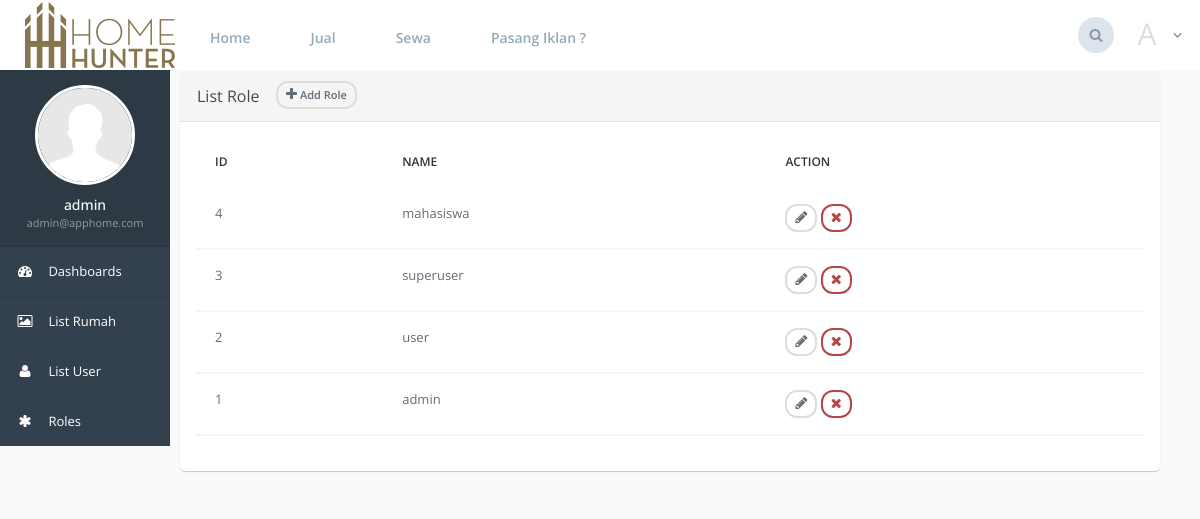
The page /index.php?page=views/admin/_index_role&get_id=1 (signed in) on the database its author committed.
### tables this page shows
CREATE TABLE `roles` (
  `id` int(11) NOT NULL,
  `name` varchar(20) NOT NULL,
  `created_at` timestamp NOT NULL DEFAULT CURRENT_TIMESTAMP,
  `updated_at` timestamp NOT NULL DEFAULT CURRENT_TIMESTAMP
);

### index.php (called while the page is built)
<?php
	include("header.php");
	if(isset($_GET['page'])){
		$page=$_GET['page'].".php";
	} else {
		$page='views/homes/index.php';
	}
	if(isset($_GET['get_id'])){
		$page=$_GET['page'].".php";
	}
	include($page);
	include ("footer.php");
?>

### views/admin/_index_role.php (the view, shortened to what this page needs)
<?php
    $id_user = $_SESSION['id'];
    $name = $_SESSION['name'];
    $email = $_SESSION['email'];
    $sql = "SELECT * FROM users where id=$id_user";
    $get_user =mysql_query($sql) or die("select data menu error :".mysql_error());
    $user =mysql_fetch_assoc($get_user);
?>
<div class="page-container">
<div class="page-sidebar" style="max-width: 170px;">
    <ul class="x-navigation" style="max-height: none; max-width: 170px;">
        <li class="xn-profile">
            <div class="profile">
                <div class="profile-image">
                    <?php
                        if ($user['img'] == null) {
                    ?>
                        <img src="assets/images/users/no-image.jpg"/>
                    <?php } else {?>
                        <img src="assets/user_files/<?php echo $user['id']; ?>/<?php echo $user['img']; ?>"/>
                    <?php } ?>
                </div>
                <div class="profile-data">
                    <div class="profile-data-name"><?php echo htmlspecialchars($name); ?></div>
                    <div class="profile-data-title"><?php echo htmlspecialchars($email); ?></div>
                </div>
            </div>
        </li>
        <li>
            <a href="index.php?page=views/admin/index&get_id=<?php echo $id_user; ?>"><span class="fa fa-dashboard"></span> <span class="xn-text">Dashboards</span></a>
        </li>
        <li>
            <a href="index.php?page=views/admin/_index_building&get_id=<?php echo $id_user; ?>"><span class="fa fa-image"></span> List Rumah</a>
        </li>
        <li>
            <a href="index.php?page=views/admin/_index_user&get_id=<?php echo $id_user; ?>"><span class="fa fa-user"></span> List User</a>
        </li>
        <li>
            <a href="index.php?page=views/admin/_index_role&get_id=<?php echo $id_user; ?>"><span class="fa fa-asterisk"></span> Roles</a>
        </li>
    </ul>
</div>
    <div class="page-content">
        <div class="row">
            <div class="col-md-10">
                <div class="panel panel-default">
                    <div class="panel-heading">
                        <h3 class="panel-title">List Role &nbsp; &nbsp;</h3>
                        <a href="index.php?page=views/roles/create&get_id=<?php echo $id_user; ?>"><button class="btn btn-default btn-rounded btn-condensed btn-sm"  data-toggle="tooltip" data-placement="right" title="" data-original-title="Add Role"><span class="fa fa-plus"></span> Add Role</button></a>
                    </div>
                    <div class="panel-body">
                        <div class="table-responsive">
                            <table class="table">
                                <thead>
                                    <tr>
                                        <th>id</th>
                                        <th>Name</th>
                                        <th>Action</th>
                                    </tr>
                                </thead>
                                <tbody>
                                    <?php
                                        if (isset($_GET['pages'])) {
                                            $page = $_GET['pages'];
                                        } else {
                                            $page = 1;
                                        }
                                        $no_of_records_per_page = 8;
                                        $offset = ($page-1) * $no_of_records_per_page;
                                        $sql ="SELECT * FROM roles ORDER BY id DESC LIMIT $offset, $no_of_records_per_page";
                                        $query =mysql_query($sql) or die("select data menu error :".mysql_error());
                                        $cek=mysql_num_rows($query);
                                        if ($cek == null) {
                                        ?>
                                        <tr>
                                            <td style="background-color: #FFF !important;">Data Kosong</td>
                                        </tr>
                                        <?php }else{
                                        while($record =mysql_fetch_array($query)){
                                    ?>
                                    <tr>
                                        <td style="background-color: #FFF !important; border-bottom: 2px solid #F5f5f5;"><?php echo $record['id'];?></td>
                                        <td style="background-color: #FFF !important; border-bottom: 2px solid #F5f5f5;"><?php echo htmlspecialchars($record['name']);?></td>
                                        <td style="background-color: #FFF !important; border-bottom: 2px solid #F5f5f5;">
                                            <a href="index.php?page=views/roles/edit&get_id=<?php echo $record['id']; ?>"><button class="btn btn-default btn-rounded btn-condensed btn-sm" data-toggle="tooltip" data-placement="right" title="" data-original-title="Edit Role"><span class="fa fa-pencil"></span></button></a>
                                            <a href="controller/rolesController.php?get_id=<?php echo $record['id']; ?>"><button class="btn btn-danger btn-rounded btn-condensed btn-sm" data-toggle="tooltip" data-placement="right" title="" data-original-title="Delete Role" onClick="delete_row('trow_1');"><span class="fa fa-times"></span></button></a>
                                        </td>
                                    </tr>
                                    <?php } } ?>
                                </tbody>
                            </table>
                        </div>
                    </div>
                </div>
            </div>
        </div>
</div>

### rows shown on the page
roles: id "4", name "mahasiswa"
roles: id "3", name "superuser"
roles: id "2", name "user"
roles: id "1", name "admin"

### other values the page prints
$acronym "A"
$name "admin"
$email "admin@apphome.com"
